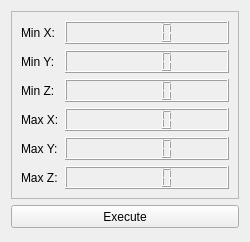
       <widget class="QWidget" name="tab_6" >
        <property name="geometry" >
         <rect>
          <x>8</x>
          <y>28</y>
          <width>250</width>
          <height>242</height>
         </rect>
        </property>
        <attribute name="title" >
         <string>Crop</string>
        </attribute>
        <layout class="QVBoxLayout" name="verticalLayout_7" >
         <item>
          <widget class="QFrame" name="frame_2" >
           <property name="frameShape" >
            <enum>QFrame::StyledPanel</enum>
           </property>
           <property name="frameShadow" >
            <enum>QFrame::Raised</enum>
           </property>
           <layout class="QGridLayout" name="gridLayout_6" >
            <item row="0" column="0" >
             <widget class="QLabel" name="label_28" >
              <property name="text" >
               <string>Min X:</string>
              </property>
             </widget>
            </item>
            <item row="0" column="1" >
             <widget class="QLCDNumber" name="lcdNumber_5" >
              <property name="sizePolicy" >
               <sizepolicy vsizetype="Minimum" hsizetype="Expanding" >
                <horstretch>0</horstretch>
                <verstretch>0</verstretch>
               </sizepolicy>
              </property>
              <property name="segmentStyle" >
               <enum>QLCDNumber::Filled</enum>
              </property>
             </widget>
            </item>
            <item row="1" column="0" >
             <widget class="QLabel" name="label_29" >
              <property name="text" >
               <string>Min Y:</string>
              </property>
             </widget>
            </item>
            <item row="1" column="1" >
             <widget class="QLCDNumber" name="lcdNumber_6" >
              <property name="sizePolicy" >
               <sizepolicy vsizetype="Minimum" hsizetype="Expanding" >
                <horstretch>0</horstretch>
                <verstretch>0</verstretch>
               </sizepolicy>
              </property>
              <property name="segmentStyle" >
               <enum>QLCDNumber::Filled</enum>
              </property>
             </widget>
            </item>
            <item row="2" column="0" >
             <widget class="QLabel" name="label_30" >
              <property name="text" >
               <string>Min Z:</string>
              </property>
             </widget>
            </item>
            <item row="2" column="1" >
             <widget class="QLCDNumber" name="lcdNumber_7" >
              <property name="sizePolicy" >
               <sizepolicy vsizetype="Minimum" hsizetype="Expanding" >
                <horstretch>0</horstretch>
                <verstretch>0</verstretch>
               </sizepolicy>
              </property>
              <property name="segmentStyle" >
               <enum>QLCDNumber::Filled</enum>
              </property>
             </widget>
            </item>
            <item row="3" column="0" >
             <widget class="QLabel" name="label_31" >
              <property name="text" >
               <string>Max X:</string>
              </property>
             </widget>
            </item>
            <item row="3" column="1" >
             <widget class="QLCDNumber" name="lcdNumber_8" >
              <property name="sizePolicy" >
               <sizepolicy vsizetype="Minimum" hsizetype="Expanding" >
                <horstretch>0</horstretch>
                <verstretch>0</verstretch>
               </sizepolicy>
              </property>
              <property name="segmentStyle" >
               <enum>QLCDNumber::Filled</enum>
              </property>
             </widget>
            </item>
            <item row="4" column="0" >
             <widget class="QLabel" name="label_32" >
              <property name="text" >
               <string>Max Y:</string>
              </property>
             </widget>
            </item>
            <item row="4" column="1" >
             <widget class="QLCDNumber" name="lcdNumber_9" >
              <property name="sizePolicy" >
               <sizepolicy vsizetype="Minimum" hsizetype="Expanding" >
                <horstretch>0</horstretch>
                <verstretch>0</verstretch>
               </sizepolicy>
              </property>
              <property name="segmentStyle" >
               <enum>QLCDNumber::Filled</enum>
              </property>
             </widget>
            </item>
            <item row="5" column="0" >
             <widget class="QLabel" name="label_33" >
              <property name="text" >
               <string>Max Z:</string>
              </property>
             </widget>
            </item>
            <item row="5" column="1" >
             <widget class="QLCDNumber" name="lcdNumber_10" >
              <property name="sizePolicy" >
               <sizepolicy vsizetype="Minimum" hsizetype="Expanding" >
                <horstretch>0</horstretch>
                <verstretch>0</verstretch>
               </sizepolicy>
              </property>
              <property name="segmentStyle" >
               <enum>QLCDNumber::Filled</enum>
              </property>
             </widget>
            </item>
           </layout>
          </widget>
         </item>
         <item>
          <widget class="QToolButton" name="toolButton_29" >
           <property name="sizePolicy" >
            <sizepolicy vsizetype="Fixed" hsizetype="Expanding" >
             <horstretch>0</horstretch>
             <verstretch>0</verstretch>
            </sizepolicy>
           </property>
           <property name="minimumSize" >
            <size>
             <width>0</width>
             <height>23</height>
            </size>
           </property>
           <property name="text" >
            <string>Execute</string>
           </property>
          </widget>
         </item>
         <item>
          <spacer name="verticalSpacer_9" >
           <property name="orientation" >
            <enum>Qt::Vertical</enum>
           </property>
           <property name="sizeHint" stdset="0" >
            <size>
             <width>61</width>
             <height>66</height>
            </size>
           </property>
          </spacer>
         </item>
        </layout>
       </widget>
